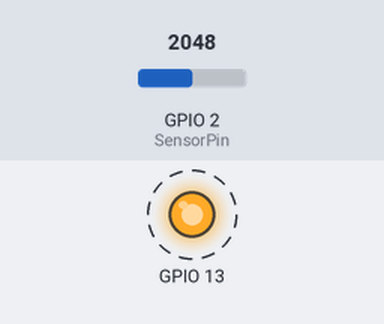
A program run on a simulated ESP32-S2. Parts: output pins drawn as LEDs (lit = HIGH). Dashed ring = blinking. The inputs (shaded band) are chosen by the test bench; at power-on: GPIO 2 (SensorPin) = 2048. What the program prints to the serial monitor is not drawn.

Above: at 0.5 s.
Timing chart, 0 to 3.0 s (numbered marks = the images above):
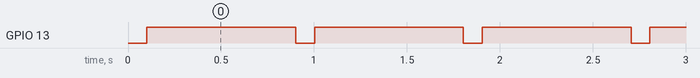

Measured:
- by itself, GPIO 13: alternates HIGH for 0.80 s and LOW for 0.10 s

The program:

main.cpp
```cpp
#include <Arduino.h>

/*
# This sample codes is for testing the pH meter V1.0.
 # Editor : YouYou
 # Date   : 2013.10.12
 # Ver    : 0.1
 # Product: pH meter
 # SKU    : SEN0161
*/

#define SensorPin 2          //pH meter Analog output to Arduino Analog Input 0
unsigned long int avgValue;  //Store the average value of the sensor feedback
float b;
int buf[10],temp;

void setup()
{
  pinMode(13,OUTPUT);
  Serial.begin(115200);
  Serial.println("Ready");    //Test the serial monitor
}
void loop()
{
  for(int i=0;i<10;i++)       //Get 10 sample value from the sensor for smooth the value
  {
    buf[i]=analogRead(SensorPin);
    delay(10);
  }
  for(int i=0;i<9;i++)        //sort the analog from small to large
  {
    for(int j=i+1;j<10;j++)
    {
      if(buf[i]>buf[j])
      {
        temp=buf[i];
        buf[i]=buf[j];
        buf[j]=temp;
      }
    }
  }
  avgValue=0;
  for(int i=2;i<8;i++)                      //take the average value of 6 center sample
    avgValue+=buf[i];
  Serial.print("    niveis:");
  avgValue = ((float)avgValue/6);
  Serial.print(avgValue,2);
  float phValue=(float)avgValue*3.3/8192; //convert the analog into millivolt
  Serial.print("    vol:");
  Serial.print(phValue,2);
  phValue=4.24242424*phValue;                      //convert the millivolt into pH value
  Serial.print("    pH:");
  Serial.print(phValue,2);
  Serial.println(" ");
  digitalWrite(13, HIGH);
  delay(800);
  digitalWrite(13, LOW);

}
```
